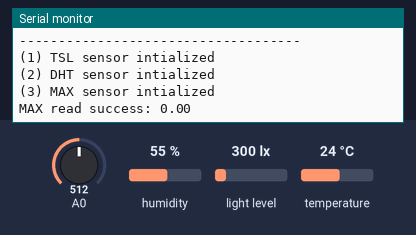
Simulated run of this sketch. Board: Arduino Uno, built with avr-gcc and run on an emulated ATmega328P. Parts: the last lines printed to the serial monitor. Inputs (shaded band) come from the test bench; at power-on: humidity 55 %, light level 300 lx, temperature 24 °C, A0 = 512.

Above: at 2.3 s.
2.4 s: humidity set to 22 %
At 4.4 s:
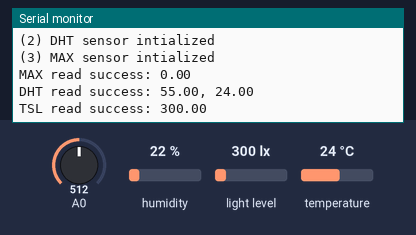
5.2 s: light level set to 40 lx
At 6.6 s:
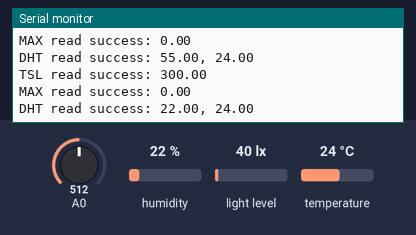
6.7 s: temperature set to 12 °C
At 7.8 s:
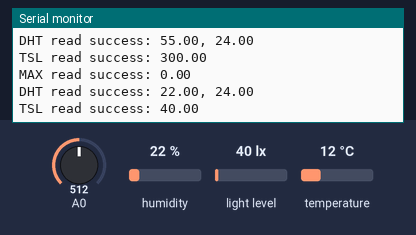
8.2 s: light level set to 500 lx
At 9.4 s:
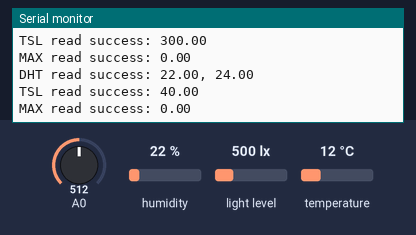
9.7 s: light level set to 1000 lx
At 13.1 s:
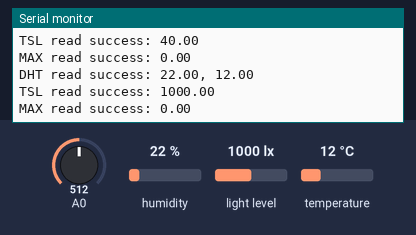
19.2 s: humidity set to 40 %
At 21.4 s:
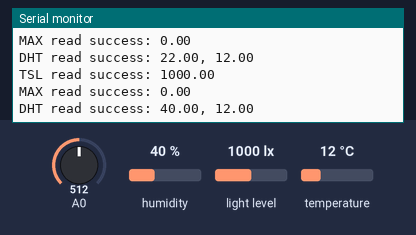
Timing chart, 0 to 21.7 s (numbered marks = the images above; inputs shaded):
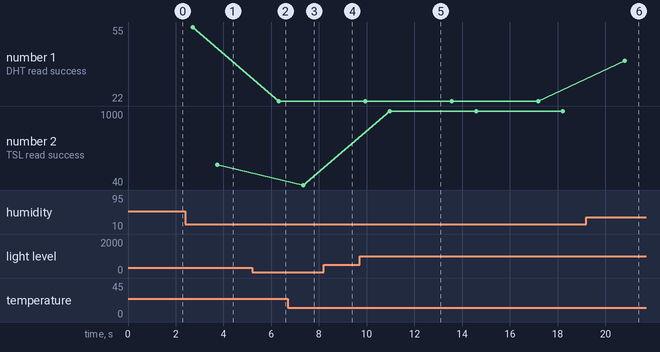

The sketch:

swser_ard_send_env.ino
```cpp
/*
  Software serial send multiple sensor data
  to ESP8266 via software serial

 */

/* includes */
// general
#include <SoftwareSerial.h>
#include <stdio.h>
// tsl
#include <Wire.h>
#include <Adafruit_Sensor.h>
#include <Adafruit_TSL2561_U.h>
// dht
#include "DHT.h"

/* defines */
#define PIN_DHT 4
#define TYPE_DHT DHT22
#define PIN_RX 10
#define PIN_TX 11
#define OUTPUT_SIZE 31

/* globals */
// tsl
Adafruit_TSL2561_Unified tsl = Adafruit_TSL2561_Unified(TSL2561_ADDR_FLOAT, 12345);
// dht
DHT dht(PIN_DHT, TYPE_DHT);
// max
const int sampleWindow = 50; // Sample window width in mS (50 mS = 20Hz)
unsigned int sample;
// swser
SoftwareSerial mySerial(PIN_RX, PIN_TX); // RX, TX

void setup() {
  // define pin modes for tx, rx:
  pinMode(PIN_RX, INPUT);
  pinMode(PIN_TX, OUTPUT);

  // Open serial communications and wait for port to open:
  Serial.begin(9600);
  while (!Serial) {
    ; // wait for serial port to connect. Needed for native USB port only
  }

  Serial.println("\n***** ENVIRONMENTAL SENSOR DATA COLLECTOR STARTED *****");

  /* Initialise the sensors */
  // (1) tsl
  // use tsl.begin() to default to Wire,
  // tsl.begin(&Wire2) directs api to use Wire2, etc.
  if(!tsl.begin())
  {
    /* There was a problem detecting the TSL2561 ... check your connections */
    Serial.print("Ooops, no TSL2561 detected ... Check your wiring or I2C ADDR!");
    while(1);
  }
  /* Display some basic information on this sensor */
  displaySensorDetails();
  /* Setup the sensor gain and integration time */
  configureSensor();
  /* We're ready to go! */
  Serial.println("(1) TSL sensor intialized");

  // (2) dht
  dht.begin();
  Serial.println("(2) DHT sensor intialized");
  delay(100);

  // (3) max
  Serial.println("(3) MAX sensor intialized");
  delay(100);

  // set the data rate for the SoftwareSerial port
  mySerial.begin(9600);
  delay(100);
}

void loop() { // run over and over
    //delay(500);
    // read MAX
    double valMAX;
    if (readMAX(&valMAX) == true) {
      mySerial.print("noise:");
      mySerial.print(valMAX);
      Serial.print("MAX read success: ");
      Serial.println(valMAX);
    } else {
      Serial.println("MAX read fail!");
    }

    delay(1000);

    // read DHT
    float valDHT[2];
    if (readDHT(valDHT) == true) {
      mySerial.print("humidity:");
      mySerial.print(valDHT[0]);
      delay(500);
      mySerial.print("temp:");
      mySerial.print(valDHT[1]);
      Serial.print("DHT read success: ");
      Serial.print(valDHT[0]);
      Serial.print(", ");
      Serial.println(valDHT[1]);
    } else {
      Serial.println("DHT read fail!");
    }

    delay (1000);

    // read TSL
    float valTSL;
    if (readTSL(&valTSL) == true) {
      mySerial.print("light:");
      mySerial.print(valTSL);
      Serial.print("TSL read success: ");
      Serial.println(valTSL);
    } else {
      Serial.println("MAX read fail!");
    }

    delay(1000);
}

/***** HELPER FUNCTIONS *****/
// tsl
/**************************************************************************/
/*
    Displays some basic information on this sensor from the unified
    sensor API sensor_t type (see Adafruit_Sensor for more information)
*/
/**************************************************************************/
void displaySensorDetails(void)
{
  sensor_t sensor;
  tsl.getSensor(&sensor);
  Serial.println("------------------------------------");
  Serial.print  ("Sensor:       "); Serial.println(sensor.name);
  Serial.print  ("Driver Ver:   "); Serial.println(sensor.version);
  Serial.print  ("Unique ID:    "); Serial.println(sensor.sensor_id);
  Serial.print  ("Max Value:    "); Serial.print(sensor.max_value); Serial.println(" lux");
  Serial.print  ("Min Value:    "); Serial.print(sensor.min_value); Serial.println(" lux");
  Serial.print  ("Resolution:   "); Serial.print(sensor.resolution); Serial.println(" lux");
  Serial.println("------------------------------------");
  Serial.println("");
  delay(500);
}

/**************************************************************************/
/*
    Configures the gain and integration time for the TSL2561
*/
/**************************************************************************/
void configureSensor(void)
{
  /* You can also manually set the gain or enable auto-gain support */
  // tsl.setGain(TSL2561_GAIN_1X);      /* No gain ... use in bright light to avoid sensor saturation */
  // tsl.setGain(TSL2561_GAIN_16X);     /* 16x gain ... use in low light to boost sensitivity */
  tsl.enableAutoRange(true);            /* Auto-gain ... switches automatically between 1x and 16x */

  /* Changing the integration time gives you better sensor resolution (402ms = 16-bit data) */
  //tsl.setIntegrationTime(TSL2561_INTEGRATIONTIME_13MS);      /* fast but low resolution */
  tsl.setIntegrationTime(TSL2561_INTEGRATIONTIME_101MS);  /* medium resolution and speed   */
  // tsl.setIntegrationTime(TSL2561_INTEGRATIONTIME_402MS);  /* 16-bit data but slowest conversions */

  /* Update these values depending on what you've set above! */
  Serial.println("------------------------------------");
  Serial.print  ("Gain:         "); Serial.println("Auto");
  Serial.print  ("Timing:       "); Serial.println("13 ms");
  Serial.println("------------------------------------");
}

boolean readTSL(float *valTSL) {
  /* Get a new sensor event */
  sensors_event_t event;
  tsl.getEvent(&event);

  /* Display the results (light is measured in lux) */
  if (event.light)
  {
//    Serial.print("Light: ");
//    Serial.print(event.light);
//    Serial.print(" Lux");
    *valTSL = event.light;
    return true;
  }
  else
  {
    /* If event.light = 0 lux the sensor is probably saturated
       and no reliable data could be generated! */
    Serial.println("Sensor overload");
    return false;
  }
}

// dht
boolean readDHT(float *valDHT) {
  // Reading temperature or humidity takes about 250 milliseconds!
  // Sensor readings may also be up to 2 seconds 'old' (its a very slow sensor)
  float h = dht.readHumidity();
  // Read temperature as Celsius (the default)
  float t = dht.readTemperature();

  // Check if any reads failed and exit early (to try again).
  if (isnan(h) || isnan(t)) {
    Serial.println("Failed to read from DHT sensor!");
    return false;
  }

//  Serial.print("Humidity: ");
//  Serial.print(h);
//  Serial.print("% :: ");
//  Serial.print("Temperature: ");
//  Serial.print(t);
//  Serial.println(" *C");

  // set values and return
  valDHT[0] = h;
  valDHT[1] = t;
  return true;
}

// max
boolean readMAX(double *valMAX) {
   unsigned long startMillis= millis();  // Start of sample window
   unsigned int peakToPeak = 0;   // peak-to-peak level

   unsigned int signalMax = 0;
   unsigned int signalMin = 1024;

   // collect data for 50 mS
   while (millis() - startMillis < sampleWindow)
   {
      sample = analogRead(0);
      if (sample < 1024)  // toss out spurious readings
      {
         if (sample > signalMax)
         {
            signalMax = sample;  // save just the max levels
         }
         else if (sample < signalMin)
         {
            signalMin = sample;  // save just the min levels
         }
      }
   }
   peakToPeak = signalMax - signalMin;  // max - min = peak-peak amplitude
   double volts = (peakToPeak * 5.0) / 1024;  // convert to volts
   if (volts >= 0.0 && volts <= 5.0) {
      *valMAX = volts;
      return true;
   }
}
```

Measured:
- after the input at 9.7 s, the serial monitor: prints a new line after 1.3 s (image 5)
- after the input at 19.2 s, the serial monitor: prints a new line after 1.6 s (image 6)
- plotted number 1: 22 → 40 after the input at 19.2 s
- plotted number 2: 40 → 1000 after the input at 9.7 s
